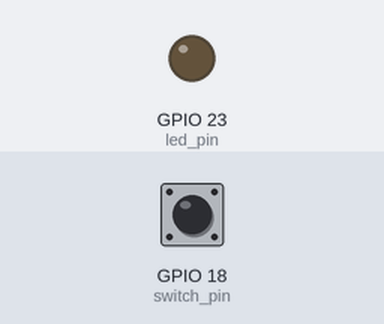
This program was run on a simulated Raspberry Pi (BCM pin numbers). Shown: output pins drawn as LEDs (lit = HIGH). The test bench sets the inputs (shaded band); at power-on: GPIO 18 (switch_pin) HIGH.

Above: at 1.2 s.
1.3 s: GPIO 18 (switch_pin) pulled LOW for 0.15 s
At 2.1 s:
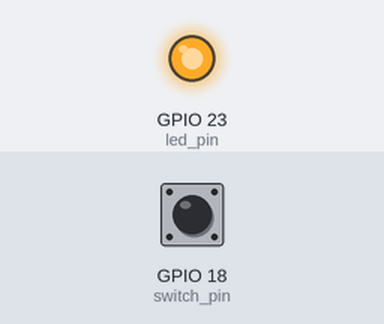
3.0 s: GPIO 18 (switch_pin) pulled LOW for 1 s
At 4.6 s:
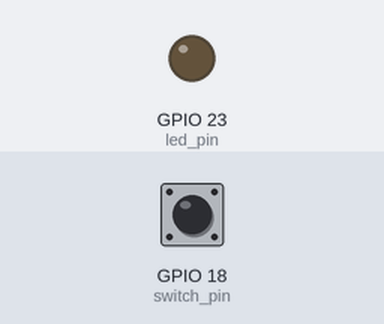
5.5 s: GPIO 18 (switch_pin) pulled LOW for 3.2 s
At 6.5 s:
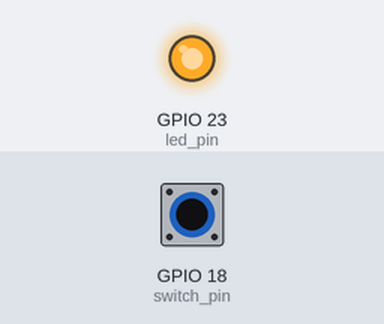
Timing chart, 0 to 8.5 s (numbered marks = the images above; inputs shaded):
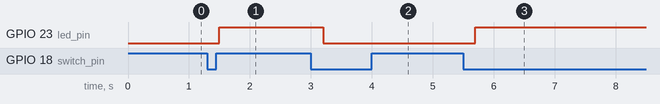

Measured:
- after the input at 1.3 s, GPIO 23 (led_pin): LOW → HIGH after 0.20 s
- after the input at 3.0 s, GPIO 23 (led_pin): HIGH → LOW after 0.20 s
- after the input at 5.5 s, GPIO 23 (led_pin): LOW → HIGH after 0.20 s

The program:

button_led_ex4.py
```python
import RPi.GPIO as GPIO
import time

GPIO.setmode(GPIO.BCM)

switch_pin = 18
led_pin = 23

GPIO.setup(switch_pin, GPIO.IN, pull_up_down=GPIO.PUD_UP)
GPIO.setup(led_pin, GPIO.OUT)

led_state = False
old_input_state = True # pulled-up

try:
    while True:
        new_input_state = GPIO.input(switch_pin)
        if new_input_state == False and old_input_state == True:
            led_state = not led_state
            time.sleep(0.2)
        old_input_state = new_input_state
        GPIO.output(led_pin, led_state)
finally:
  print("Cleaning Up!")
  GPIO.cleanup()
```
